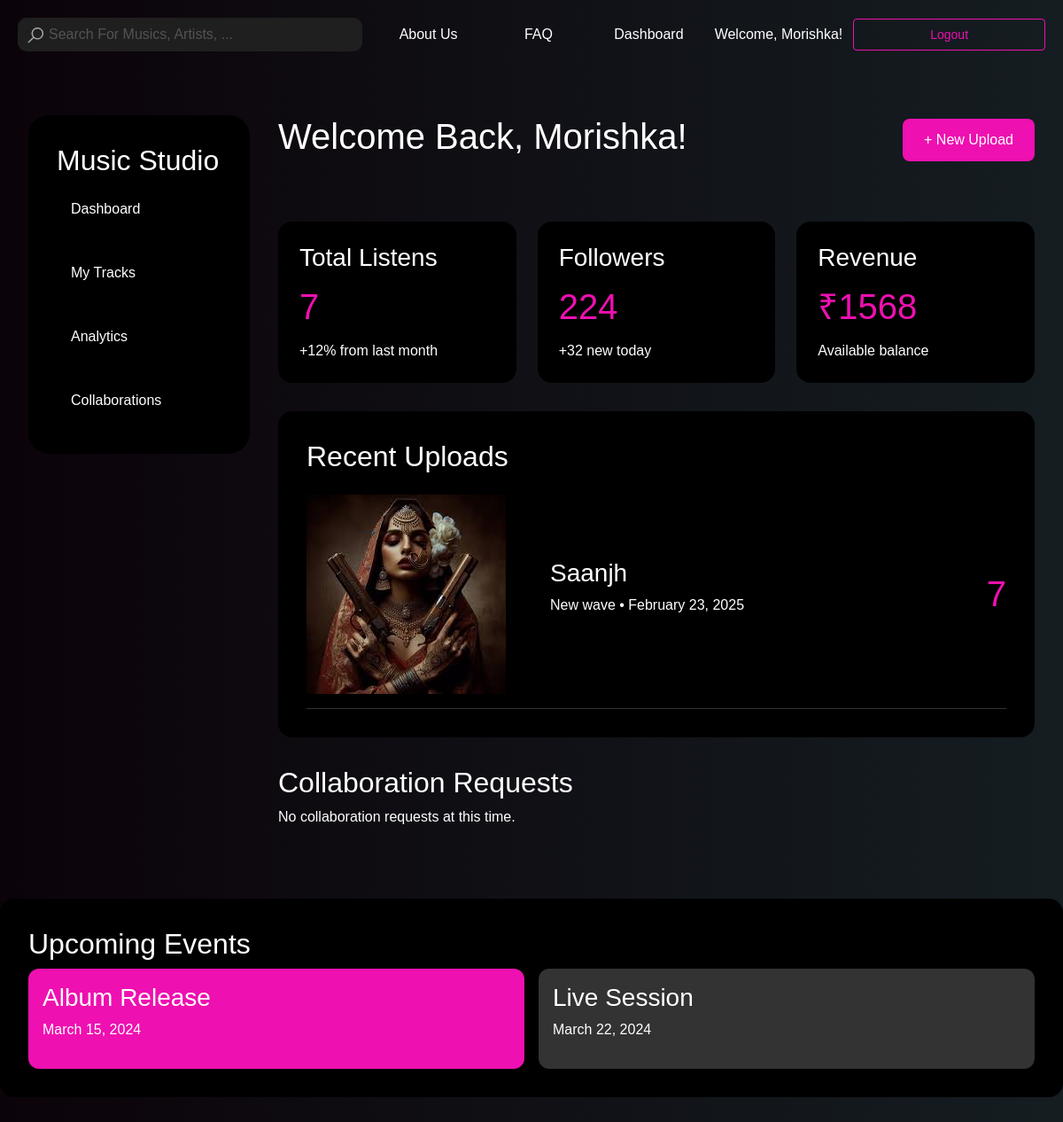
/musician_dashboard/ (signed in), run on an earlier commit of the app's database.
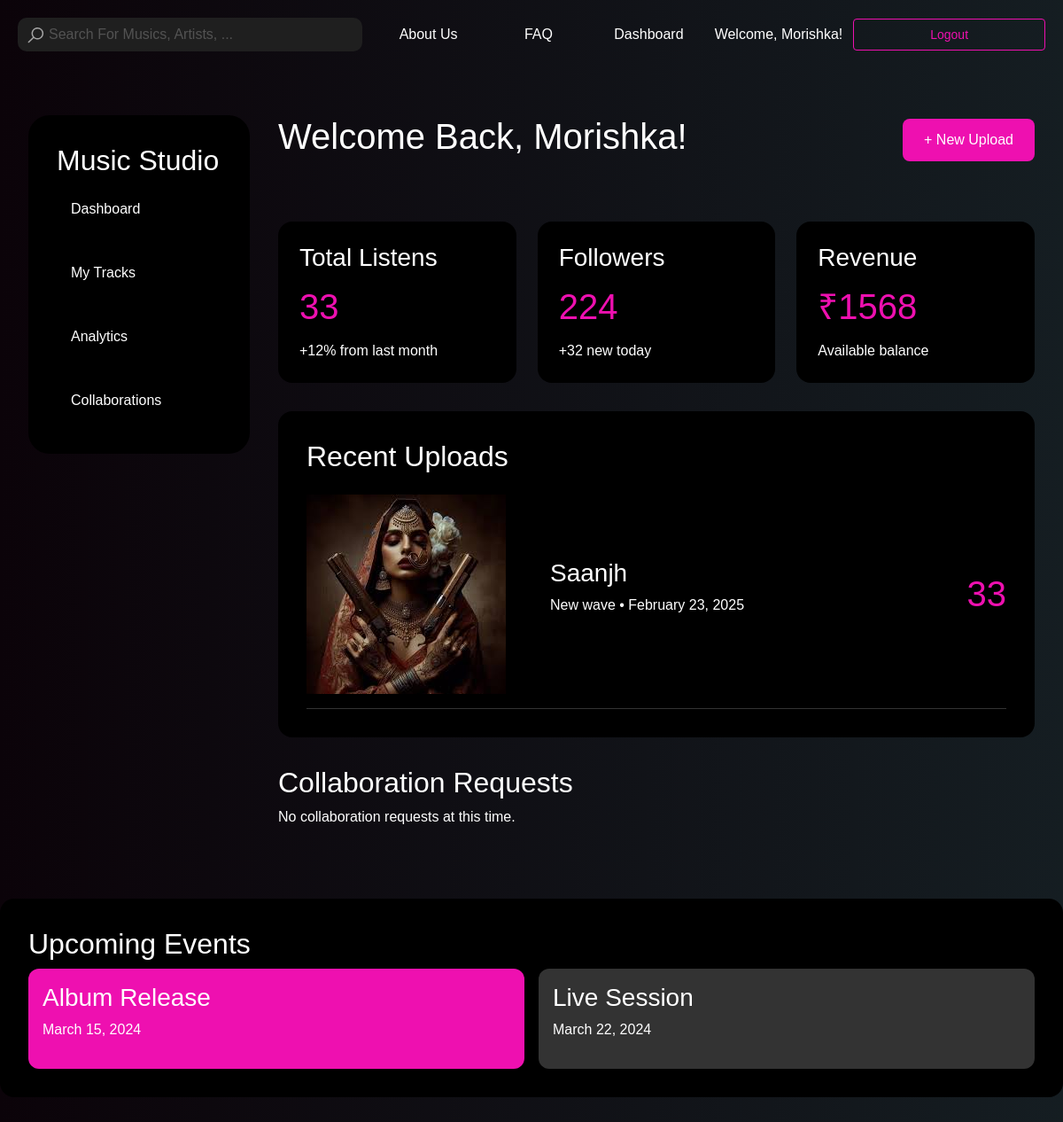
And on a later commit of the database.
### frontend/models.py (models this page shows, shortened)
class Track(models.Model):
    title = models.CharField(max_length=100)
    artist = models.CharField(max_length=100)
    release_date = models.DateField()
    album = models.ForeignKey(Album, related_name='songs', on_delete=models.CASCADE)  # Updated to ForeignKey
    duration = models.DurationField()
    cover_image = models.ImageField(upload_to="track_covers/", blank=True, null=True)
    audio_file = models.FileField(upload_to="audio_files/", blank=True, null=True)  # New field for audio files
    genre = models.ForeignKey(Genre, related_name='tracks',
                              on_delete=models.CASCADE)  # New field to associate tracks with genres
    play_count = models.PositiveIntegerField(default=0)
    created_at = models.DateTimeField(auto_now_add=True)
    user = models.ForeignKey(User, on_delete=models.CASCADE, null=True)
    def __str__(self):
        return f"{self.title} by {self.artist}"

class Genre(models.Model):
    name = models.CharField(max_length=100)
    slug = models.SlugField(unique=True)
    background_image = models.ImageField(upload_to='genre_backgrounds/', blank=True, null=True)
    description = models.TextField(blank=True, null=True)  # New description field

### frontend/views.py (the view)
# urls.py: path('musician_dashboard/', musician_dashboard, name='musician_dashboard'),
@login_required
def musician_dashboard(request):
    if request.user.profile.role != 'musician':
        return redirect('main')
    try:
        user_tracks = Track.objects.filter(user=request.user)
        total_listens = sum(track.play_count for track in user_tracks)
        recent_uploads = user_tracks.order_by('-created_at')[:5]
        collaboration_requests = CollaborationRequest.objects.filter(
            status='pending',
            receiver=request.user
        )
        context = {
            'total_listens': total_listens,
            'followers_count': followers_count(request.user.profile),
            'revenue': calculate_revenue(request.user.profile),  # Pass profile
            'recent_uploads': recent_uploads,
            'collaboration_requests': collaboration_requests,
        }
        print(f"Context: {context}")  # Debug context
        print("=== DEBUG END ===\n")
        return render(request, 'musician_dashboard.html', context)
    except Exception as e:
        print(f"Error in dashboard: {str(e)}")
        return redirect('musician_dashboard')

### frontend/views.py (called while the page is built)
def calculate_revenue(user_profile):
    return 1568

def followers_count(user_profile):
    return 224

### frontend/templates/musician_dashboard.html (shortened to what the changed rows need)
{% load static %}
<!DOCTYPE html>
<html lang="en">
<head>
    <link rel="stylesheet" href="{% static 'css/header.css' %}"/>
    <link href="https://cdn.jsdelivr.net/npm/bootstrap@5.3.0/dist/css/bootstrap.min.css" rel="stylesheet">
    <link rel="stylesheet" href="https://cdn.jsdelivr.net/npm/bootstrap-icons@1.11.3/font/bootstrap-icons.min.css">
</head>
<body>
<div class="dashboard-container">
    <aside class="sidebar">
        <h2>Music Studio</h2>
    </aside>
    <main class="main-content">
        <header class="dashboard-header">
            <h1>Welcome Back, {{ request.user.username }}!</h1>
        </header>
        <div class="stats-grid">
            <div class="stat-card">
                <h3>Total Listens</h3>
                <div class="stat-value">{{ total_listens }}</div>
                <span>+12% from last month</span>
            </div>
        </div>
        <section class="uploads-section">
            <h2>Recent Uploads</h2>
            {% for track in recent_uploads %}
                <div class="upload-item">
                    <div>
                        <div class="image-align">
                            {% if track.cover_image %}
                                <img src="{{ track.cover_image.url }}" alt="{{ track.title }} Cover">
                            {% else %}
                                <img src="{% static 'default_cover.jpg' %}" alt="Default Cover">
                            {% endif %}
                            <div class="card-content-align">
                                <h3>{{ track.title }}</h3>
                                <p>{{ track.genre.name }} • {{ track.created_at|date:"F j, Y" }}</p>
                            </div>
                        </div>
                    </div>
                    <div class="stat-value">{{ track.play_count }}</div>
                </div>
            {% endfor %}
        </section>
        <section>
            <h2>Collaboration Requests</h2>
        </section>
    </main>
</div>
<div style="max-width: 1400px; margin: 2rem auto; background: #000; border-radius: 16px; padding: 2rem;">
    <h2>Upcoming Events</h2>
</div>
</body>
</html>

What changed in the data, as far as the page shows it:
changed Track "Saanjh": play_count "7" → "33"
Also different on the page:
{{ total_listens }}: "7" → "33"
